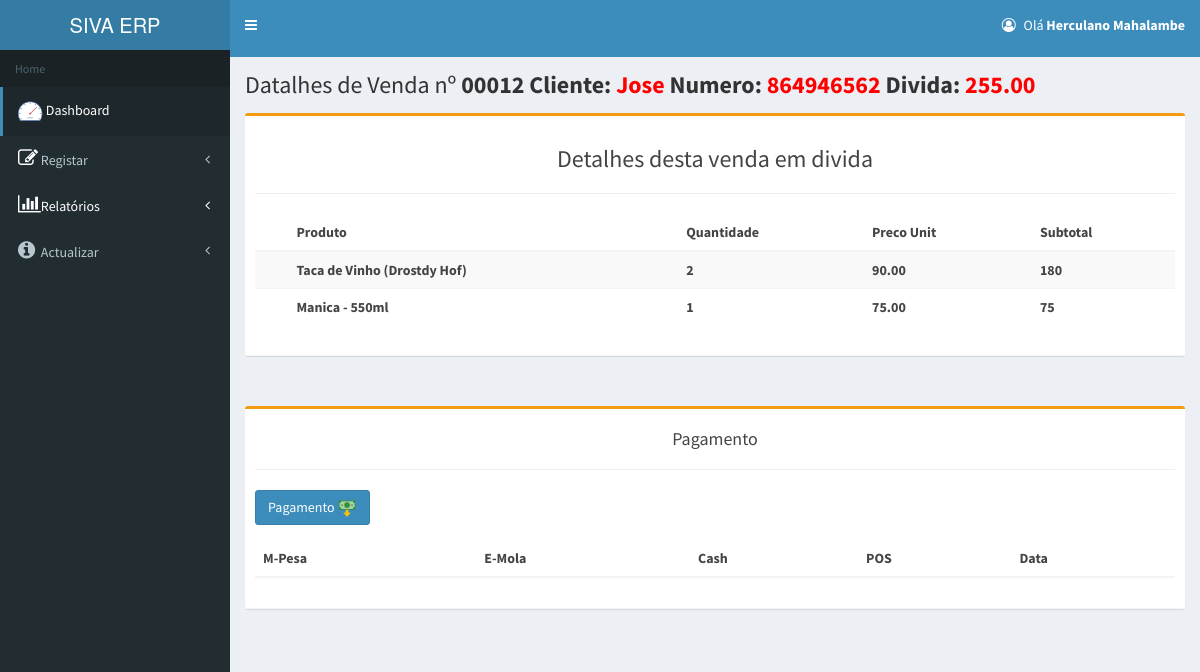
/gestor/control_devida.php?id=00012&id_divida=5050 (signed in), run on the app's committed database.
### tables this page shows
CREATE TABLE `empresa` (
  `id` int(11) NOT NULL,
  `nome` varchar(40) NOT NULL,
  `nuit` varchar(20) NOT NULL,
  `contacto` varchar(20) NOT NULL,
  `address` text NOT NULL
);

CREATE TABLE `tbl_user` (
  `userid` int(11) NOT NULL,
  `username` varchar(100) NOT NULL,
  `useremail` varchar(100) NOT NULL,
  `password` varchar(100) NOT NULL,
  `role` varchar(50) NOT NULL
);

CREATE TABLE `client_order_detalhes` (
  `id` int(11) NOT NULL,
  `nome` varchar(100) NOT NULL,
  `id_order` int(11) NOT NULL,
  `invoice_id` int(5) UNSIGNED ZEROFILL NOT NULL
);

CREATE TABLE `tbl_devida` (
  `id` int(11) NOT NULL,
  `id_invoice` int(5) UNSIGNED ZEROFILL NOT NULL,
  `celular` int(9) NOT NULL,
  `valor` varchar(100) NOT NULL,
  `data` date NOT NULL,
  `estado` int(11) NOT NULL,
  `user` int(11) NOT NULL
);

CREATE TABLE `tbl_invoice_details` (
  `id` int(11) NOT NULL,
  `invoice_id` int(11) NOT NULL,
  `product_id` int(5) UNSIGNED ZEROFILL NOT NULL,
  `product_name` varchar(100) NOT NULL,
  `qty` int(11) NOT NULL,
  `price` double NOT NULL,
  `total` decimal(11,2) NOT NULL,
  `t_iva` decimal(11,2) NOT NULL,
  `order_date` date NOT NULL
);

### session.php (called while the page is built, shortened)
<?php
include_once 'conexao.php';
if (isset($_COOKIE['txt_email']) && !empty($_COOKIE['txt_email'])) {
    $usuario_cookie = $_COOKIE['txt_email'];
    $sql = mysqli_query($mysqli, "SELECT * FROM tbl_user WHERE useremail = '$usuario_cookie'");
    if ($sql && mysqli_num_rows($sql) > 0) {
        $linha = mysqli_fetch_array($sql);
        $Nome = $linha["username"];
    } else {
        $Nome = "Usuário não encontrado";
        $idUser = null;
    }
}
?>

### gestor/control_devida.php (the view, shortened to what this page needs)
<?php
      include_once "../session.php";
      include_once '../conexao.php';
include_once 'header.php';
  $id = $_GET['id'];
  $seach = mysqli_query($mysqli,"SELECT * FROM tbl_devida where id_invoice = $id");
  $ver=mysqli_fetch_array($seach);
  $seach1 = mysqli_query($mysqli,"SELECT * FROM client_order_detalhes where invoice_id = $id");
  $ver1=mysqli_fetch_array($seach1);
?>
<div class="content-wrapper">
  <section class="content-header">
    <h1>
      Datalhes de Venda nº <b><?php echo $id?><b>
      Cliente: <span style="color:red;"><?php echo $ver1['nome']; ?></span>
      Numero: <span style="color:red;"><?php echo $ver['celular']; ?></span>
      Divida: <span style="color:red;"><?php echo number_format($ver['valor'],2); ?></span>
    </h1>
  </section>
  <section class="content container-fluid">
    <div class="box box-warning">
    <div class="box-header with-border">
    <h3 align="center">Detalhes desta venda em divida</h3>
    <hr>
    <table id="salesreporttables" class="table table-striped">
              <thead>
                <tr>
                  <th></th>
                  <th>Produto</th>
                  <th>Quantidade</th>
                  <th>Preco Unit</th>
                  <th align="right">Subtotal</th>
                </tr>
              </thead>
              <tbody>
         <?php
     $cons = mysqli_query($mysqli,"SELECT * FROM tbl_invoice_details WHERE invoice_id = $id");
     while($res=mysqli_fetch_array($cons)){
        echo'
                  <tr>
                  <td rowsapan=2></td>
                  <td>'.$res['product_name'].'</td>
                  <td>'.$res['qty'].'</td>
                  <td>'.number_format($res['price'],2).'</td>
                  <td>'.number_format($res['total']).'</td>
                  ';
                }
                ?>
              </tbody>
            </table>
      </div>
    </div>
    </section>
      <section class="content container-fluid">
    <div class="box box-warning">
    <div class="box-header with-border">
    <h4 align="center">Pagamento</h4>
    <hr>
    <div class="form-group">
                    <button type="button" class="btn btn-primary" data-toggle="modal" data-target="#exampleModal" data-whatever="@mdo">Pagamento <img src="../images/icons8-request_money.png" width="20px"></button>
                </div>
    <table id="salesreporttables" class="table table-striped">
              <thead>
                <tr>
                  <th>M-Pesa</th>
                  <th>E-Mola</th>
                  <th>Cash</th>
                  <th>POS</th>
                  <th>Data</th>
                </tr>
              </thead>
            </table>
      </div>
    </div>
    </section>
  </div>
<?php
include_once'footer.php';
?>

### gestor/header.php (shortened to what this page needs)
<?php
  include_once'../conexao.php';
  $sql3 = mysqli_query($mysqli,"SELECT * FROM empresa");
  $res3 = mysqli_fetch_array($sql3);
  $nome_db = $res3['nome'];
 ?>
<!DOCTYPE html>
<html>
<head>
  <link rel="stylesheet" href="../bower_components/bootstrap/dist/css/bootstrap.min.css">
  <link rel="stylesheet" href="../bower_components/font-awesome/css/font-awesome.min.css">
  <link rel="stylesheet" href="../bower_components/Ionicons/css/ionicons.min.css">
  <link rel="stylesheet" href="../dist/css/AdminLTE.min.css">
  <link rel="stylesheet" href="../dist/css/skins/skin-blue.min.css">
  <link rel="stylesheet" href="../bower_components/bootstrap-daterangepicker/daterangepicker.css">
  <link rel="stylesheet" href="../bower_components/bootstrap-datepicker/dist/css/bootstrap-datepicker.min.css">
  <link rel="stylesheet" href="../bower_components/select2/dist/css/select2.min.css">
  <link rel="stylesheet" href="../plugins/iCheck/all.css">
  <link rel="stylesheet" href="../bower_components/datatables.net-bs/css/dataTables.bootstrap.min.css">
<link rel="stylesheet" href="//code.jquery.com/ui/1.12.1/themes/base/jquery-ui.css">
</head>
<body class="hold-transition skin-blue sidebar-mini">
<div class="wrapper">
  <header class="main-header">
    <a href="darshboard" class="logo">
      <span class="logo-lg"><?php echo $nome_db; ?></span>
    </a>
    <nav class="navbar navbar-static-top" role="navigation">
      <a href="#" class="sidebar-toggle" data-toggle="push-menu" role="button">
      </a>
      <div class="navbar-custom-menu">
        <ul class="nav navbar-nav">
          <li class="dropdown user user-menu">
            <a href="#" class="dropdown-toggle" data-toggle="dropdown">
              <p class="fa fa-user-circle-o"></p>
              <span class="hidden-xs">Olá  <b><?php echo $Nome;?></b></span>
            </a>
          </li>
        </ul>
      </div>
    </nav>
  </header>
  <aside class="main-sidebar">
    <section class="sidebar">
      <ul class="sidebar-menu" data-widget="tree">
        <li class="header">Home</li>
        <li class="active"><a href="darshboard"><img src="../images/icons8-speed1.png"></i> <span>Dashboard</span></a></li>
        <li class="treeview">
        <a href="#"><i class="fa fa-edit" style="font-size:20px;color:white"></i>
            <span>Registar</span><span class="pull-right-container"><i class="fa fa-angle-left pull-right"></i></span>
          </a>
          <li class="treeview">
          <a href="#" style="color: white;">
            <i class="fa fa-bar-chart" style="font-size:20px; color: white;"></i>
            <span style="color: white;">Relatórios</span>
            <span class="pull-right-container">
              <i class="fa fa-angle-left pull-right" style="color: white;"></i>
            </span>
          </a>
        </li>
         <li class="treeview">
          <a href="#"><i class="fa fa-info-circle" style="font-size:20px"></i>
            <span>Actualizar</span><i class="fa fa-angle-left pull-right"></i>
          </a>
        </li>
      </ul>
    </section>
  </aside>

### data on the page
empresa: nome "SIVA ERP"
tbl_user: username "Herculano Mahalambe"
client_order_detalhes: nome "Jose"
tbl_devida: celular "864946562", valor "255.00"
tbl_invoice_details: product_name "Taca de Vinho (Drostdy Hof)", qty "2", price "90.00", total "180"
tbl_invoice_details: product_name "Manica - 550ml", qty "1", price "75.00", total "75"

### other printed values
$id "00012"
